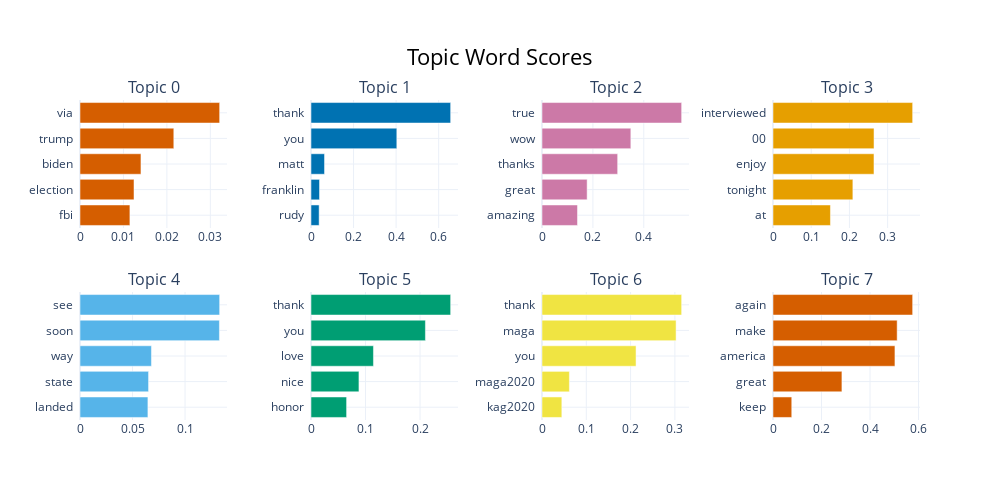

Notebook code for this chart:
### Code cell
marxist.visualize_barchart().write_image("marxist-barchart.pdf")
marxist.visualize_barchart()

### Figure 1 — Plotly figure (JSON) as saved in the notebook; plotly's stock layout.template omitted (floating-point values rounded to 4 significant figures)
{"data": [{"marker": {"color": "#D55E00"}, "orientation": "h", "type": "bar", "x": [0.01149, 0.01243, 0.01403, 0.0216, 0.03215], "xaxis": "x", "y": ["fbi  ", "election  ", "biden  ", "trump  ", "via  "], "yaxis": "y"}, {"marker": {"color": "#0072B2"}, "orientation": "h", "type": "bar", "x": [0.03822, 0.04006, 0.06357, 0.4033, 0.6563], "xaxis": "x2", "y": ["rudy  ", "franklin  ", "matt  ", "you  ", "thank  "], "yaxis": "y2"}, {"marker": {"color": "#CC79A7"}, "orientation": "h", "type": "bar", "x": [0.1395, 0.1773, 0.2973, 0.3491, 0.5488], "xaxis": "x3", "y": ["amazing  ", "great  ", "thanks  ", "wow  ", "true  "], "yaxis": "y3"}, {"marker": {"color": "#E69F00"}, "orientation": "h", "type": "bar", "x": [0.1503, 0.209, 0.2643, 0.2644, 0.3655], "xaxis": "x4", "y": ["at  ", "tonight  ", "enjoy  ", "00  ", "interviewed  "], "yaxis": "y4"}, {"marker": {"color": "#56B4E9"}, "orientation": "h", "type": "bar", "x": [0.06464, 0.06527, 0.06802, 0.1327, 0.1329], "xaxis": "x5", "y": ["landed  ", "state  ", "way  ", "soon  ", "see  "], "yaxis": "y5"}, {"marker": {"color": "#009E73"}, "orientation": "h", "type": "bar", "x": [0.0653, 0.08793, 0.1145, 0.2099, 0.2561], "xaxis": "x6", "y": ["honor  ", "nice  ", "love  ", "you  ", "thank  "], "yaxis": "y6"}, {"marker": {"color": "#F0E442"}, "orientation": "h", "type": "bar", "x": [0.04479, 0.06183, 0.2123, 0.3027, 0.3153], "xaxis": "x7", "y": ["kag2020  ", "maga2020  ", "you  ", "maga  ", "thank  "], "yaxis": "y7"}, {"marker": {"color": "#D55E00"}, "orientation": "h", "type": "bar", "x": [0.07728, 0.2841, 0.5027, 0.5118, 0.5757], "xaxis": "x8", "y": ["keep  ", "great  ", "america  ", "make  ", "again  "], "yaxis": "y8"}], "layout": {"annotations": [{"font": {"size": 16}, "showarrow": false, "text": "Topic 0", "x": 0.0875, "xanchor": "center", "xref": "paper", "y": 1, "yanchor": "bottom", "yref": "paper"}, {"font": {"size": 16}, "showarrow": false, "text": "Topic 1", "x": 0.3625, "xanchor": "center", "xref": "paper", "y": 1, "yanchor": "bottom", "yref": "paper"}, {"font": {"size": 16}, "showarrow": false, "text": "Topic 2", "x": 0.6375, "xanchor": "center", "xref": "paper", "y": 1, "yanchor": "bottom", "yref": "paper"}, {"font": {"size": 16}, "showarrow": false, "text": "Topic 3", "x": 0.9125, "xanchor": "center", "xref": "paper", "y": 1, "yanchor": "bottom", "yref": "paper"}, {"font": {"size": 16}, "showarrow": false, "text": "Topic 4", "x": 0.0875, "xanchor": "center", "xref": "paper", "y": 0.4, "yanchor": "bottom", "yref": "paper"}, {"font": {"size": 16}, "showarrow": false, "text": "Topic 5", "x": 0.3625, "xanchor": "center", "xref": "paper", "y": 0.4, "yanchor": "bottom", "yref": "paper"}, {"font": {"size": 16}, "showarrow": false, "text": "Topic 6", "x": 0.6375, "xanchor": "center", "xref": "paper", "y": 0.4, "yanchor": "bottom", "yref": "paper"}, {"font": {"size": 16}, "showarrow": false, "text": "Topic 7", "x": 0.9125, "xanchor": "center", "xref": "paper", "y": 0.4, "yanchor": "bottom", "yref": "paper"}], "height": 500, "hoverlabel": {"bgcolor": "white", "font": {"family": "Rockwell", "size": 16}}, "showlegend": false, "title": {"font": {"color": "Black", "size": 22}, "text": "Topic Word Scores", "x": 0.5, "xanchor": "center", "yanchor": "top"}, "width": 1000, "xaxis": {"anchor": "y", "domain": [0, 0.175], "showgrid": true}, "xaxis2": {"anchor": "y2", "domain": [0.275, 0.45], "showgrid": true}, "xaxis3": {"anchor": "y3", "domain": [0.55, 0.725], "showgrid": true}, "xaxis4": {"anchor": "y4", "domain": [0.825, 1], "showgrid": true}, "xaxis5": {"anchor": "y5", "domain": [0, 0.175], "showgrid": true}, "xaxis6": {"anchor": "y6", "domain": [0.275, 0.45], "showgrid": true}, "xaxis7": {"anchor": "y7", "domain": [0.55, 0.725], "showgrid": true}, "xaxis8": {"anchor": "y8", "domain": [0.825, 1], "showgrid": true}, "yaxis": {"anchor": "x", "domain": [0.6, 1], "showgrid": true}, "yaxis2": {"anchor": "x2", "domain": [0.6, 1], "showgrid": true}, "yaxis3": {"anchor": "x3", "domain": [0.6, 1], "showgrid": true}, "yaxis4": {"anchor": "x4", "domain": [0.6, 1], "showgrid": true}, "yaxis5": {"anchor": "x5", "domain": [0, 0.4], "showgrid": true}, "yaxis6": {"anchor": "x6", "domain": [0, 0.4], "showgrid": true}, "yaxis7": {"anchor": "x7", "domain": [0, 0.4], "showgrid": true}, "yaxis8": {"anchor": "x8", "domain": [0, 0.4], "showgrid": true}}}
